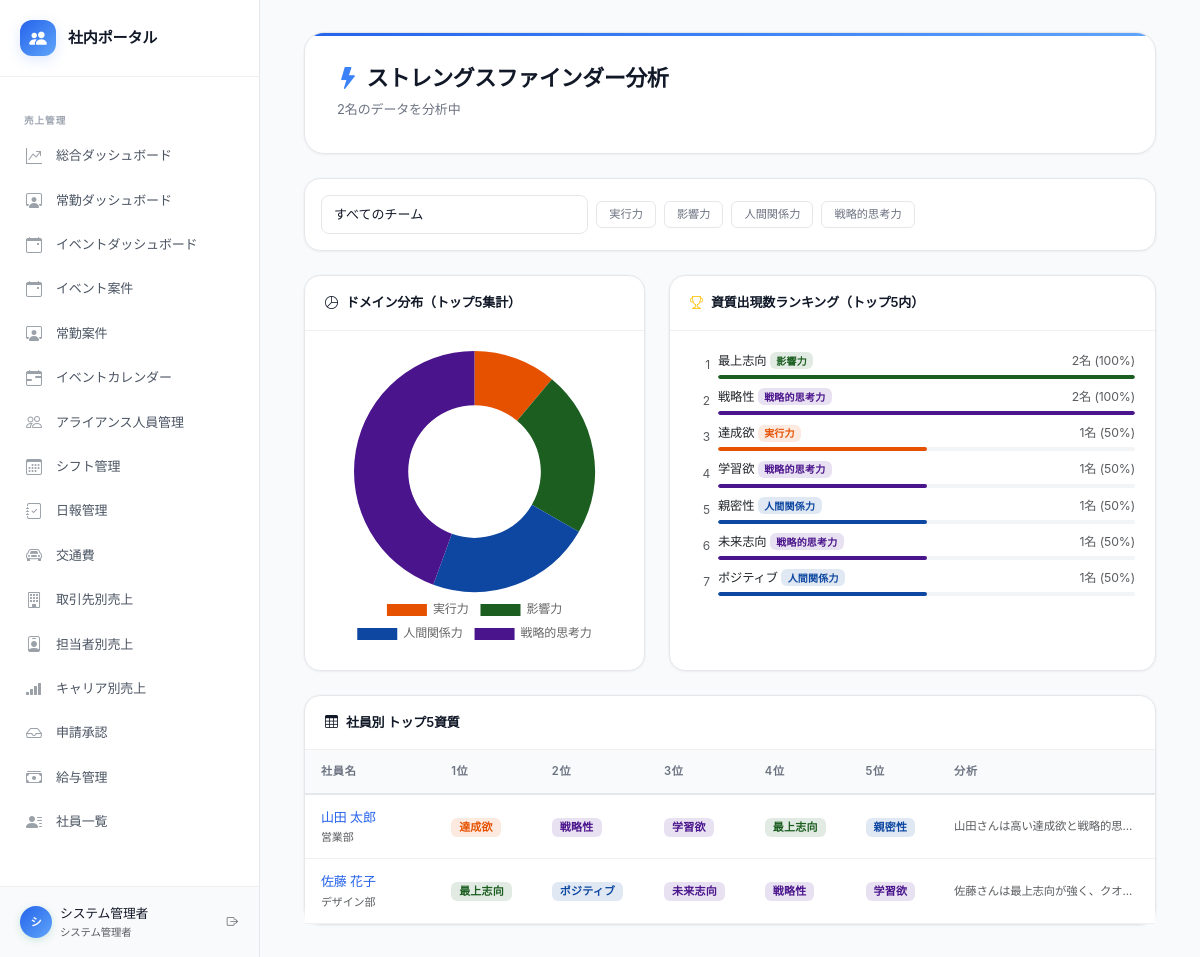
Page /public/strengths.php (signed in) on the committed database.
### tables this page shows
CREATE TABLE IF NOT EXISTS users (
    id INT PRIMARY KEY AUTO_INCREMENT,
    username VARCHAR(50) NOT NULL UNIQUE COMMENT 'ログインID',
    password_hash VARCHAR(255) NOT NULL,
    display_name VARCHAR(100),
    role ENUM('super_admin', 'company_admin', 'employee') NOT NULL DEFAULT 'employee',
    company_id INT NULL COMMENT 'NULL=スーパー管理者',
    employee_id INT NULL COMMENT '社員ロールの場合のみ',
    is_active TINYINT DEFAULT 1,
    last_login_at TIMESTAMP NULL,
    created_at TIMESTAMP DEFAULT CURRENT_TIMESTAMP,
    updated_at TIMESTAMP DEFAULT CURRENT_TIMESTAMP ON UPDATE CURRENT_TIMESTAMP,
    FOREIGN KEY (company_id) REFERENCES companies(id) ON DELETE CASCADE,
    FOREIGN KEY (employee_id) REFERENCES employees(id) ON DELETE SET NULL
);

CREATE TABLE IF NOT EXISTS employees (
    id INT PRIMARY KEY AUTO_INCREMENT,
    employee_number VARCHAR(20) UNIQUE COMMENT '社員番号',
    name VARCHAR(100) NOT NULL COMMENT '氏名',
    name_kana VARCHAR(100) COMMENT '氏名（かな）',
    email VARCHAR(200) UNIQUE,
    department VARCHAR(100) COMMENT '部署',
    job_title VARCHAR(100) COMMENT '職種・役職',
    hire_date DATE COMMENT '入社日',
    birth_date DATE COMMENT '生年月日',
    photo_path VARCHAR(255) COMMENT '顔写真パス',
    bio TEXT COMMENT '自己紹介・プロフィール',
    career_summary TEXT COMMENT 'キャリアサマリー（AI生成）',
    strengths_text TEXT COMMENT '得意なこと',
    weaknesses_text TEXT COMMENT '苦手なこと',
    how_to_utilize TEXT COMMENT 'この人の活かし方（AI生成）',
    is_active TINYINT DEFAULT 1 COMMENT '在籍フラグ',
    created_at TIMESTAMP DEFAULT CURRENT_TIMESTAMP,
    updated_at TIMESTAMP DEFAULT CURRENT_TIMESTAMP ON UPDATE CURRENT_TIMESTAMP
);

CREATE TABLE IF NOT EXISTS teams (
    id INT PRIMARY KEY AUTO_INCREMENT,
    name VARCHAR(100) NOT NULL,
    description TEXT,
    manager_id INT NULL,
    sub_manager_id INT NULL,
    strengths_analysis TEXT COMMENT 'ストレングスファインダー分析（AI生成）',
    spi_analysis TEXT COMMENT 'SPI分析（AI生成）',
    team_strengths TEXT COMMENT 'チームの強み',
    team_challenges TEXT COMMENT 'チームの課題',
    management_points TEXT COMMENT 'マネジメントの要点',
    ideal_recruit TEXT COMMENT 'このチームに合う人',
    sort_order INT DEFAULT 0,
    created_at TIMESTAMP DEFAULT CURRENT_TIMESTAMP,
    updated_at TIMESTAMP DEFAULT CURRENT_TIMESTAMP ON UPDATE CURRENT_TIMESTAMP
);

CREATE TABLE IF NOT EXISTS strengths_finder (
    id INT PRIMARY KEY AUTO_INCREMENT,
    employee_id INT NOT NULL UNIQUE,
     
    achiever INT NULL COMMENT '達成欲',
    activator INT NULL COMMENT '活発性',
    adaptability INT NULL COMMENT '適応性',
    analytical INT NULL COMMENT '分析思考',
    arranger INT NULL COMMENT '運命思考',
    belief INT NULL COMMENT '信念',
    command INT NULL COMMENT '指令性',
    communication INT NULL COMMENT 'コミュニケーション',
    competition INT NULL COMMENT '競争性',
    connectedness INT NULL COMMENT '運命思考',
    consistency INT NULL COMMENT '公平性',
    context INT NULL COMMENT '原点思考',
    deliberative INT NULL COMMENT '慎重さ',
    developer INT NULL COMMENT '成長促進',
    discipline INT NULL COMMENT '規律性',
    empathy INT NULL COMMENT '共感性',
    focus INT NULL COMMENT '着想',
    futuristic INT NULL COMMENT '未来志向',
    harmony INT NULL COMMENT '調和性',
    ideation INT NULL COMMENT '着想',
    includer INT NULL COMMENT '包含',
    individualization INT NULL COMMENT '個別化',
    input INT NULL COMMENT '収集心',
    intellection INT NULL COMMENT '内省',
    learner INT NULL COMMENT '学習欲',
    maximizer INT NULL COMMENT '最上志向',
    positivity INT NULL COMMENT 'ポジティブ',
    relator INT NULL COMMENT '親密性',
    responsibility INT NULL COMMENT '責任感',
    restorative INT NULL COMMENT '回復志向',
    self_assurance INT NULL COMMENT '自己確信',
    significance INT NULL COMMENT '自我',
    strategic INT NULL COMMENT '戦略性',
    woo INT NULL COMMENT '社交性',
    top5_text TEXT COMMENT 'トップ5資質の日本語説明',
    analysis TEXT COMMENT 'AI生成分析文',
    created_at TIMESTAMP DEFAULT CURRENT_TIMESTAMP,
    updated_at TIMESTAMP DEFAULT CURRENT_TIMESTAMP ON UPDATE CURRENT_TIMESTAMP,
    FOREIGN KEY (employee_id) REFERENCES employees(id) ON DELETE CASCADE
);

### public/strengths.php (the view, shortened to what the rows shown need)
<?php
require_once __DIR__ . '/../config/config.php';
require_once __DIR__ . '/../includes/functions.php';
$db      = getDB();
$sfDefs  = getStrengthsThemeDefinitions();
$filterDomain = $_GET['domain'] ?? '';
$sql = 'SELECT e.id, e.name, e.job_title, e.department, t.name AS team_name, t.id AS team_id, sf.*
        FROM employees e
        JOIN strengths_finder sf ON e.id = sf.employee_id
        LEFT JOIN team_members tm ON e.id = tm.employee_id
        LEFT JOIN teams t ON tm.team_id = t.id
        WHERE e.is_active = 1';
$params = [];
$sql .= ' ORDER BY e.employee_number, e.name';
$stmt = $db->prepare($sql);
$stmt->execute($params);
$sfList = $stmt->fetchAll();
$domainColors = [
    '実行力'       => '#e65100',
    '影響力'       => '#1b5e20',
    '人間関係力'   => '#0d47a1',
    '戦略的思考力' => '#4a148c',
];
require_once __DIR__ . '/../includes/header.php';
?>
<div class="container-fluid">
    <div class="page-header">
        <div class="d-flex justify-content-between align-items-center flex-wrap gap-2">
            <div>
                <h1><i class="bi bi-lightning-fill me-2"></i>ストレングスファインダー分析</h1>
            </div>
        </div>
    </div>
    <div class="card">
        <div class="card-body p-0">
            <div class="table-responsive">
                <table class="table table-hover mb-0">
                    <thead class="table-light">
                        <tr>
                            <th style="min-width:120px">社員名</th>
                            <th>1位</th><th>2位</th><th>3位</th><th>4位</th><th>5位</th>
                            <th>分析</th>
                        </tr>
                    </thead>
                    <tbody>
                        <?php foreach ($sfList as $sf): ?>
                        <?php $top5 = getTop5Strengths($sf); ?>
                        <tr class="<?= $filterDomain ? 'sf-row' : '' ?>"
                            <?php if ($filterDomain):
                                $hasMatch = false;
                                foreach ($top5 as $key => $score) {
                                    if (($sfDefs[$key]['domain'] ?? '') === $filterDomain) { $hasMatch = true; break; }
                                }
                                if (!$hasMatch) echo ' style="display:none"';
                            endif; ?>>
                            <td>
                                <a href="employee.php?id=<?= $sf['id'] ?>" class="text-decoration-none fw-medium">
                                    <?= h($sf['name']) ?>
                                </a>
                                <?php if ($sf['team_name']): ?>
                                <div class="text-muted" style="font-size:11px"><?= h($sf['team_name']) ?></div>
                                <?php endif; ?>
                            </td>
                            <?php
                            $rankNum = 1;
                            foreach ($top5 as $key => $score):
                                $def    = $sfDefs[$key] ?? ['ja' => $key, 'domain' => ''];
                                $color  = $domainColors[$def['domain']] ?? '#999';
                            ?>
                            <td>
                                <span class="badge px-2 py-1" style="background:<?= $color ?>20;color:<?= $color ?>;font-size:11px"
                                      data-bs-toggle="tooltip" title="<?= h($def['domain']) ?>: <?= h($def['desc']) ?>">
                                    <?= h($def['ja']) ?>
                                </span>
                            </td>
                            <?php $rankNum++; endforeach; ?>
                            <td style="max-width:200px">
                                <?php if ($sf['analysis']): ?>
                                <span class="small text-muted d-block text-truncate" style="max-width:200px"
                                      data-bs-toggle="tooltip" title="<?= h($sf['analysis']) ?>">
                                    <?= h(mb_substr($sf['analysis'], 0, 60)) ?>...
                                </span>
                                <?php else: ?>
                                <span class="text-muted small">—</span>
                                <?php endif; ?>
                            </td>
                        </tr>
                        <?php endforeach; ?>
                    </tbody>
                </table>
            </div>
        </div>
    </div>
</div>
<?php
require_once __DIR__ . '/../includes/footer.php';
?>

### includes/nav.php (shortened to what the rows shown need)
<?php
$user = getCurrentUser();
$userRole = $user['role'] ?? '';
?>
<aside id="sidebar" class="sidebar">
    <div class="sidebar-user">
        <div class="d-flex align-items-center gap-2">
            <div class="sidebar-user-avatar">
                <?= mb_substr($user['display_name'] ?? 'U', 0, 1) ?>
            </div>
            <div class="flex-grow-1 overflow-hidden">
                <div class="fw-medium text-truncate" style="font-size:.8rem"><?= h($user['display_name'] ?? '') ?></div>
                <div class="text-muted" style="font-size:.65rem">
                    <?= $userRole === 'super_admin' ? 'システム管理者' : ($userRole === 'company_admin' ? '管理者' : '社員') ?>
                </div>
            </div>
            <a href="<?= BASE_PATH ?>/logout.php" class="btn btn-sm text-muted p-0" title="ログアウト">
                <i class="bi bi-box-arrow-right"></i>
            </a>
        </div>
    </div>
</aside>

### rows in the picture
users: role "シ", role "システム管理者"
employees: name "山田 太郎", teams.name "営業部", ja "達成欲", ja "戦略性", ja "学習欲", ja "最上志向", ja "親密性", strengths_finder.analysis "山田さんは高い達成欲と戦略的思…"
employees: name "佐藤 花子", teams.name "デザイン部", ja "最上志向", ja "ポジティブ", ja "未来志向", ja "戦略性", ja "学習欲", strengths_finder.analysis "佐藤さんは最上志向が強く、クオ…"

### other values in the picture
$label "売上管理"
$label "総合ダッシュボード 常勤ダッシュボード イベントダッシュボード イベント案件 常勤案件 イベントカレンダー アライアンス人員管理 シフト管理 日報管理 交通費 取引先別売上 担当者別売上 キャリア別売上 申請承認 給与管理 社員一覧"
count($sfList) "2"
$domain "実行力"
$domain "影響力"
$domain "人間関係力"
$domain "戦略的思考力"
$def['ja'] "最上志向"
$def['domain'] "影響力"
$cnt "2"
$pct "100"
$def['ja'] "戦略性"
$def['domain'] "戦略的思考力"
$def['ja'] "達成欲"
$def['domain'] "実行力"
